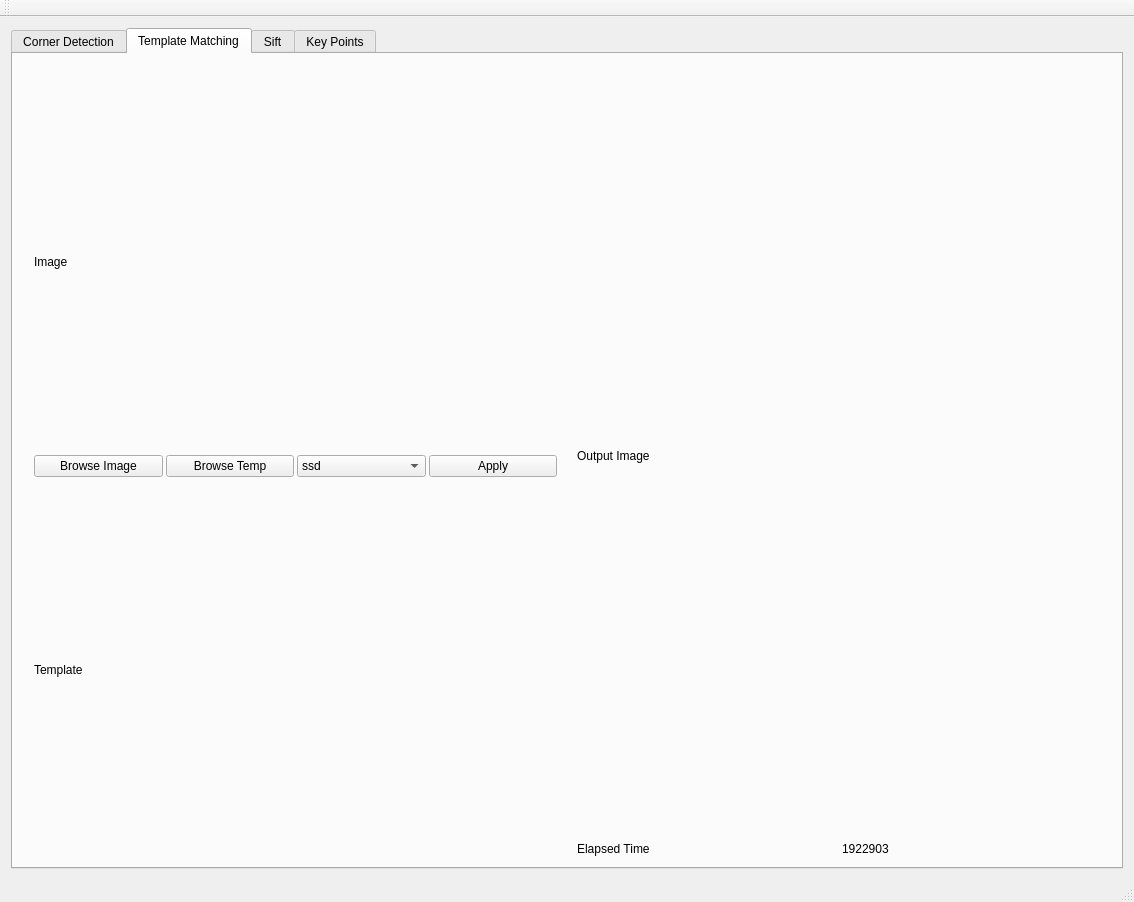
<?xml version="1.0" encoding="UTF-8"?>
<ui version="4.0">
 <class>MainWindowClass</class>
 <widget class="QMainWindow" name="MainWindowClass">
  <property name="geometry">
   <rect>
    <x>0</x>
    <y>0</y>
    <width>1134</width>
    <height>902</height>
   </rect>
  </property>
  <property name="windowTitle">
   <string>MainWindow</string>
  </property>
  <widget class="QWidget" name="centralWidget">
   <layout class="QHBoxLayout" name="horizontalLayout_28">
    <item>
     <widget class="QTabWidget" name="tab_3">
      <property name="currentIndex">
       <number>1</number>
      </property>
      <widget class="QWidget" name="tab">
       <attribute name="title">
        <string>Corner Detection</string>
       </attribute>
       <layout class="QHBoxLayout" name="horizontalLayout_3">
        <item>
         <layout class="QVBoxLayout" name="verticalLayout_3">
          <property name="leftMargin">
           <number>10</number>
          </property>
          <property name="topMargin">
           <number>10</number>
          </property>
          <property name="rightMargin">
           <number>10</number>
          </property>
          <item>
           <widget class="QPushButton" name="harrisBrowse_2">
            <property name="text">
             <string>Browse</string>
            </property>
           </widget>
          </item>
          <item>
           <widget class="QPushButton" name="apply_lambda_2">
            <property name="text">
             <string>lambda</string>
            </property>
           </widget>
          </item>
          <item>
           <widget class="QPushButton" name="apply_corner_det_2">
            <property name="text">
             <string>Apply</string>
            </property>
           </widget>
          </item>
          <item>
           <layout class="QHBoxLayout" name="horizontalLayout_2">
            <item>
             <layout class="QVBoxLayout" name="verticalLayout_4">
              <item>
               <widget class="QLabel" name="input_color_image_corner_detection_2">
                <property name="text">
                 <string>TextLabel</string>
                </property>
               </widget>
              </item>
              <item>
               <widget class="QLabel" name="input_gray_image_corner_detection_2">
                <property name="text">
                 <string>TextLabel</string>
                </property>
               </widget>
              </item>
             </layout>
            </item>
            <item>
             <widget class="QLabel" name="corner_detected_output_2">
              <property name="text">
               <string>TextLabel</string>
              </property>
             </widget>
            </item>
           </layout>
          </item>
         </layout>
        </item>
       </layout>
      </widget>
      <widget class="QWidget" name="tab_2">
       <attribute name="title">
        <string>Template Matching</string>
       </attribute>
       <layout class="QHBoxLayout" name="horizontalLayout_6">
        <item>
         <layout class="QHBoxLayout" name="horizontalLayout_5">
          <property name="spacing">
           <number>20</number>
          </property>
          <property name="leftMargin">
           <number>10</number>
          </property>
          <property name="topMargin">
           <number>10</number>
          </property>
          <property name="rightMargin">
           <number>10</number>
          </property>
          <item>
           <layout class="QVBoxLayout" name="verticalLayout_5" stretch="8,1,8">
            <item>
             <widget class="QLabel" name="match_image">
              <property name="text">
               <string>Image</string>
              </property>
             </widget>
            </item>
            <item>
             <layout class="QHBoxLayout" name="horizontalLayout_4" stretch="0,0,0,0">
              <property name="spacing">
               <number>3</number>
              </property>
              <property name="sizeConstraint">
               <enum>QLayout::SetDefaultConstraint</enum>
              </property>
              <property name="topMargin">
               <number>0</number>
              </property>
              <item>
               <widget class="QPushButton" name="match_browse">
                <property name="text">
                 <string>Browse Image</string>
                </property>
               </widget>
              </item>
              <item>
               <widget class="QPushButton" name="temp_browse">
                <property name="text">
                 <string>Browse Temp</string>
                </property>
               </widget>
              </item>
              <item>
               <widget class="QComboBox" name="match_type">
                <property name="currentText">
                 <string>ssd</string>
                </property>
                <item>
                 <property name="text">
                  <string>ssd</string>
                 </property>
                </item>
                <item>
                 <property name="text">
                  <string>ncc</string>
                 </property>
                </item>
               </widget>
              </item>
              <item>
               <widget class="QPushButton" name="match_apply">
                <property name="text">
                 <string>Apply</string>
                </property>
               </widget>
              </item>
             </layout>
            </item>
            <item>
             <widget class="QLabel" name="temp_image">
              <property name="text">
               <string>Template</string>
              </property>
             </widget>
            </item>
           </layout>
          </item>
          <item>
           <layout class="QVBoxLayout" name="verticalLayout_12" stretch="5,0">
            <item>
             <widget class="QLabel" name="match_output">
              <property name="text">
               <string>Output Image</string>
              </property>
             </widget>
            </item>
            <item>
             <layout class="QHBoxLayout" name="horizontalLayout_27">
              <item>
               <widget class="QLabel" name="label_19">
                <property name="text">
                 <string>Elapsed Time</string>
                </property>
               </widget>
              </item>
              <item>
               <widget class="QLabel" name="label_20">
                <property name="text">
                 <string>1922903</string>
                </property>
               </widget>
              </item>
             </layout>
            </item>
           </layout>
          </item>
         </layout>
        </item>
       </layout>
      </widget>
      <widget class="QWidget" name="tab_4">
       <attribute name="title">
        <string>Sift</string>
       </attribute>
       <layout class="QHBoxLayout" name="horizontalLayout_15">
        <item>
         <layout class="QVBoxLayout" name="verticalLayout_9" stretch="5,1,5,0">
          <property name="leftMargin">
           <number>10</number>
          </property>
          <property name="topMargin">
           <number>10</number>
          </property>
          <property name="rightMargin">
           <number>10</number>
          </property>
          <item>
           <layout class="QHBoxLayout" name="horizontalLayout_7">
            <item>
             <layout class="QVBoxLayout" name="verticalLayout_7">
              <item>
               <widget class="QPushButton" name="sift_img1_btn">
                <property name="text">
                 <string>Browse img1</string>
                </property>
               </widget>
              </item>
              <item>
               <widget class="QLabel" name="sift_img1_label">
                <property name="text">
                 <string>input1</string>
                </property>
               </widget>
              </item>
             </layout>
            </item>
            <item>
             <layout class="QVBoxLayout" name="verticalLayout_6">
              <item>
               <widget class="QPushButton" name="sift_img2_btn">
                <property name="text">
                 <string>Browse img2</string>
                </property>
               </widget>
              </item>
              <item>
               <widget class="QLabel" name="sift_img2_label">
                <property name="text">
                 <string>input2</string>
                </property>
               </widget>
              </item>
             </layout>
            </item>
           </layout>
          </item>
          <item>
           <layout class="QVBoxLayout" name="verticalLayout_8">
            <item>
             <layout class="QHBoxLayout" name="horizontalLayout_13">
              <item>
               <layout class="QHBoxLayout" name="horizontalLayout_8">
                <property name="spacing">
                 <number>10</number>
                </property>
                <item>
                 <widget class="QLabel" name="label_6">
                  <property name="text">
                   <string>Threshold</string>
                  </property>
                 </widget>
                </item>
                <item>
                 <widget class="QLineEdit" name="threshold_sift_input">
                  <property name="text">
                   <string>value</string>
                  </property>
                 </widget>
                </item>
               </layout>
              </item>
              <item>
               <layout class="QHBoxLayout" name="horizontalLayout_9">
                <property name="spacing">
                 <number>10</number>
                </property>
                <item>
                 <widget class="QLabel" name="label_7">
                  <property name="text">
                   <string>Level</string>
                  </property>
                 </widget>
                </item>
                <item>
                 <widget class="QLineEdit" name="level_sift_input">
                  <property name="text">
                   <string>value</string>
                  </property>
                 </widget>
                </item>
               </layout>
              </item>
             </layout>
            </item>
            <item>
             <layout class="QHBoxLayout" name="horizontalLayout_12">
              <item>
               <layout class="QHBoxLayout" name="horizontalLayout_11">
                <property name="spacing">
                 <number>10</number>
                </property>
                <item>
                 <widget class="QLabel" name="label_9">
                  <property name="text">
                   <string>scale factor</string>
                  </property>
                 </widget>
                </item>
                <item>
                 <widget class="QLineEdit" name="scale_factor_sift_input">
                  <property name="text">
                   <string>value</string>
                  </property>
                 </widget>
                </item>
               </layout>
              </item>
              <item>
               <layout class="QHBoxLayout" name="horizontalLayout_10">
                <property name="spacing">
                 <number>10</number>
                </property>
                <item>
                 <widget class="QLabel" name="label_8">
                  <property name="text">
                   <string>sigma</string>
                  </property>
                 </widget>
                </item>
                <item>
                 <widget class="QLineEdit" name="sigma_sift_input">
                  <property name="text">
                   <string>value</string>
                  </property>
                 </widget>
                </item>
               </layout>
              </item>
             </layout>
            </item>
            <item>
             <layout class="QHBoxLayout" name="horizontalLayout_14">
              <item>
               <widget class="QComboBox" name="sift_type">
                <item>
                 <property name="text">
                  <string>ssd</string>
                 </property>
                </item>
                <item>
                 <property name="text">
                  <string>ncc</string>
                 </property>
                </item>
               </widget>
              </item>
              <item>
               <widget class="QPushButton" name="apply_sift">
                <property name="text">
                 <string>Apply</string>
                </property>
               </widget>
              </item>
             </layout>
            </item>
           </layout>
          </item>
          <item>
           <widget class="QLabel" name="output_sift_img">
            <property name="text">
             <string>output</string>
            </property>
           </widget>
          </item>
          <item>
           <layout class="QHBoxLayout" name="horizontalLayout_26">
            <item>
             <widget class="QLabel" name="label_12">
              <property name="text">
               <string>Elapsed Time</string>
              </property>
             </widget>
            </item>
            <item>
             <widget class="QLabel" name="label_18">
              <property name="text">
               <string>time</string>
              </property>
             </widget>
            </item>
           </layout>
          </item>
         </layout>
        </item>
       </layout>
      </widget>
      <widget class="QWidget" name="tab_5">
       <attribute name="title">
        <string>Key Points</string>
       </attribute>
       <layout class="QHBoxLayout" name="horizontalLayout_25">
        <item>
         <layout class="QVBoxLayout" name="verticalLayout_10" stretch="5,1,5">
          <property name="leftMargin">
           <number>10</number>
          </property>
          <property name="topMargin">
           <number>10</number>
          </property>
          <property name="rightMargin">
           <number>10</number>
          </property>
          <item>
           <widget class="QPushButton" name="in_key_btn">
            <property name="text">
             <string>Browse</string>
            </property>
           </widget>
          </item>
          <item>
           <layout class="QVBoxLayout" name="verticalLayout_13">
            <item>
             <layout class="QHBoxLayout" name="horizontalLayout_17">
              <item>
               <layout class="QHBoxLayout" name="horizontalLayout_18">
                <property name="spacing">
                 <number>10</number>
                </property>
                <item>
                 <widget class="QLabel" name="label_13">
                  <property name="text">
                   <string>Threshold</string>
                  </property>
                 </widget>
                </item>
                <item>
                 <widget class="QLineEdit" name="th_l">
                  <property name="text">
                   <string>value</string>
                  </property>
                 </widget>
                </item>
               </layout>
              </item>
              <item>
               <layout class="QHBoxLayout" name="horizontalLayout_19">
                <property name="spacing">
                 <number>10</number>
                </property>
                <item>
                 <widget class="QLabel" name="label_14">
                  <property name="text">
                   <string>Level</string>
                  </property>
                 </widget>
                </item>
                <item>
                 <widget class="QLineEdit" name="lev_l">
                  <property name="text">
                   <string>value</string>
                  </property>
                 </widget>
                </item>
               </layout>
              </item>
             </layout>
            </item>
            <item>
             <layout class="QHBoxLayout" name="horizontalLayout_20">
              <item>
               <layout class="QHBoxLayout" name="horizontalLayout_21">
                <property name="spacing">
                 <number>10</number>
                </property>
                <item>
                 <widget class="QLabel" name="label_15">
                  <property name="text">
                   <string>scale factor</string>
                  </property>
                 </widget>
                </item>
                <item>
                 <widget class="QLineEdit" name="sc_l">
                  <property name="text">
                   <string>value</string>
                  </property>
                 </widget>
                </item>
               </layout>
              </item>
              <item>
               <layout class="QHBoxLayout" name="horizontalLayout_22">
                <property name="spacing">
                 <number>10</number>
                </property>
                <item>
                 <widget class="QLabel" name="label_16">
                  <property name="text">
                   <string>sigma</string>
                  </property>
                 </widget>
                </item>
                <item>
                 <widget class="QLineEdit" name="su_l">
                  <property name="text">
                   <string>value</string>
                  </property>
                 </widget>
                </item>
               </layout>
              </item>
             </layout>
            </item>
            <item>
             <layout class="QHBoxLayout" name="horizontalLayout_23">
              <item>
               <widget class="QPushButton" name="app_key_btn">
                <property name="text">
                 <string>Apply</string>
                </property>
               </widget>
              </item>
             </layout>
            </item>
           </layout>
          </item>
          <item>
           <layout class="QHBoxLayout" name="horizontalLayout_24">
            <item>
             <layout class="QHBoxLayout" name="horizontalLayout_16">
              <item>
               <layout class="QVBoxLayout" name="verticalLayout_11">
                <item>
                 <widget class="QLabel" name="in_key">
                  <property name="text">
                   <string>input1</string>
                  </property>
                 </widget>
                </item>
               </layout>
              </item>
             </layout>
            </item>
            <item>
             <widget class="QLabel" name="out_key">
              <property name="text">
               <string>output</string>
              </property>
             </widget>
            </item>
           </layout>
          </item>
         </layout>
        </item>
       </layout>
      </widget>
     </widget>
    </item>
   </layout>
  </widget>
  <widget class="QMenuBar" name="menuBar">
   <property name="geometry">
    <rect>
     <x>0</x>
     <y>0</y>
     <width>1134</width>
     <height>26</height>
    </rect>
   </property>
  </widget>
  <widget class="QToolBar" name="mainToolBar">
   <attribute name="toolBarArea">
    <enum>TopToolBarArea</enum>
   </attribute>
   <attribute name="toolBarBreak">
    <bool>false</bool>
   </attribute>
  </widget>
  <widget class="QStatusBar" name="statusBar"/>
 </widget>
 <layoutdefault spacing="6" margin="11"/>
 <resources>
  <include location="MainWindow.qrc"/>
 </resources>
 <connections/>
</ui>
